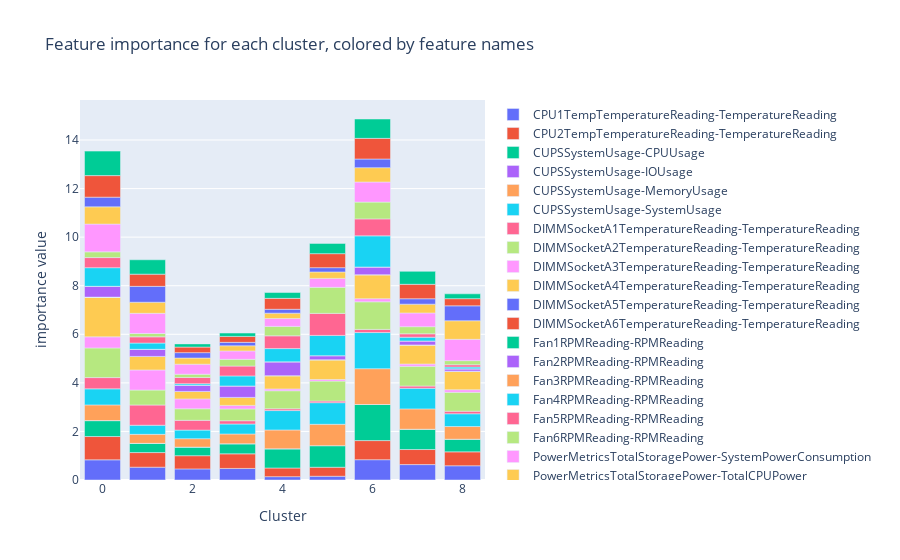

The notebook cell this image was saved under:
### Code cell
import plotly.graph_objects as go

x = list(range(len_cluster))

fig = go.Figure()
for i in range(shap_importance.shape[0]):
    fig.add_trace(go.Bar(x=x, y=shap_importance.iloc[i, 1:], name=shap_importance.iloc[i, 0]))


fig.update_layout(barmode='relative', title_text='Feature importance for each cluster, colored by feature names',   
        yaxis=dict(
        title='importance value',
    ),   xaxis=dict(
        title='Cluster',
    ))
fig.show()

### Figure 1 — Plotly figure (JSON) as saved in the notebook; plotly's stock layout.template omitted (floating-point values rounded to 4 significant figures)
{"data": [{"name": "CPU1TempTemperatureReading-TemperatureReading", "type": "bar", "x": [0, 1, 2, 3, 4, 5, 6, 7, 8], "y": [0.8309, 0.5278, 0.457, 0.4759, 0.137, 0.1545, 0.8358, 0.6345, 0.5856]}, {"name": "CPU2TempTemperatureReading-TemperatureReading", "type": "bar", "x": [0, 1, 2, 3, 4, 5, 6, 7, 8], "y": [0.9593, 0.6017, 0.5442, 0.6016, 0.3569, 0.371, 0.7868, 0.62, 0.5735]}, {"name": "CUPSSystemUsage-CPUUsage", "type": "bar", "x": [0, 1, 2, 3, 4, 5, 6, 7, 8], "y": [0.6567, 0.3798, 0.3527, 0.4151, 0.7914, 0.8894, 1.486, 0.8361, 0.5214]}, {"name": "CUPSSystemUsage-IOUsage", "type": "bar", "x": [0, 1, 2, 3, 4, 5, 6, 7, 8], "y": [0, 0, 0, 0, 0, 0, 0, 0, 0]}, {"name": "CUPSSystemUsage-MemoryUsage", "type": "bar", "x": [0, 1, 2, 3, 4, 5, 6, 7, 8], "y": [0.6448, 0.3704, 0.3476, 0.402, 0.7752, 0.8783, 1.474, 0.8379, 0.5214]}, {"name": "CUPSSystemUsage-SystemUsage", "type": "bar", "x": [0, 1, 2, 3, 4, 5, 6, 7, 8], "y": [0.6626, 0.3752, 0.3527, 0.4111, 0.7985, 0.8914, 1.488, 0.8478, 0.5254]}, {"name": "DIMMSocketA1TemperatureReading-TemperatureReading", "type": "bar", "x": [0, 1, 2, 3, 4, 5, 6, 7, 8], "y": [0.463, 0.8334, 0.4022, 0.1342, 0.07264, 0.0659, 0.1301, 0.09274, 0.1062]}, {"name": "DIMMSocketA2TemperatureReading-TemperatureReading", "type": "bar", "x": [0, 1, 2, 3, 4, 5, 6, 7, 8], "y": [1.22, 0.6158, 0.477, 0.4867, 0.7446, 0.8225, 1.136, 0.812, 0.7773]}, {"name": "DIMMSocketA3TemperatureReading-TemperatureReading", "type": "bar", "x": [0, 1, 2, 3, 4, 5, 6, 7, 8], "y": [0.4582, 0.8276, 0.4062, 0.1458, 0.07357, 0.06589, 0.1292, 0.09544, 0.1065]}, {"name": "DIMMSocketA4TemperatureReading-TemperatureReading", "type": "bar", "x": [0, 1, 2, 3, 4, 5, 6, 7, 8], "y": [1.636, 0.5578, 0.3085, 0.3294, 0.5477, 0.8151, 0.9884, 0.7867, 0.765]}, {"name": "DIMMSocketA5TemperatureReading-TemperatureReading", "type": "bar", "x": [0, 1, 2, 3, 4, 5, 6, 7, 8], "y": [0, 0, 0, 0, 0, 0, 0, 0, 0]}, {"name": "DIMMSocketA6TemperatureReading-TemperatureReading", "type": "bar", "x": [0, 1, 2, 3, 4, 5, 6, 7, 8], "y": [0, 0, 0, 0, 0, 0, 0, 0, 0]}, {"name": "Fan1RPMReading-RPMReading", "type": "bar", "x": [0, 1, 2, 3, 4, 5, 6, 7, 8], "y": [0, 0, 0, 0, 0, 0, 0, 0, 0]}, {"name": "Fan2RPMReading-RPMReading", "type": "bar", "x": [0, 1, 2, 3, 4, 5, 6, 7, 8], "y": [0.4445, 0.2925, 0.2542, 0.4702, 0.5683, 0.1652, 0.3158, 0.1619, 0.09412]}, {"name": "Fan3RPMReading-RPMReading", "type": "bar", "x": [0, 1, 2, 3, 4, 5, 6, 7, 8], "y": [0, 0, 0, 0, 0, 0, 0, 0, 0]}, {"name": "Fan4RPMReading-RPMReading", "type": "bar", "x": [0, 1, 2, 3, 4, 5, 6, 7, 8], "y": [0.7671, 0.2571, 0.06346, 0.4138, 0.5456, 0.8344, 1.283, 0.1546, 0.07535]}, {"name": "Fan5RPMReading-RPMReading", "type": "bar", "x": [0, 1, 2, 3, 4, 5, 6, 7, 8], "y": [0.4159, 0.2562, 0.2559, 0.4057, 0.525, 0.9069, 0.6985, 0.1396, 0.09434]}, {"name": "Fan6RPMReading-RPMReading", "type": "bar", "x": [0, 1, 2, 3, 4, 5, 6, 7, 8], "y": [0.2357, 0.1372, 0.1324, 0.278, 0.3877, 1.071, 0.6907, 0.2942, 0.1691]}, {"name": "PowerMetricsTotalStoragePower-SystemPowerConsumption", "type": "bar", "x": [0, 1, 2, 3, 4, 5, 6, 7, 8], "y": [1.144, 0.8313, 0.4142, 0.3461, 0.324, 0.3699, 0.8282, 0.5649, 0.8772]}, {"name": "PowerMetricsTotalStoragePower-TotalCPUPower", "type": "bar", "x": [0, 1, 2, 3, 4, 5, 6, 7, 8], "y": [0.7092, 0.4567, 0.2539, 0.2115, 0.222, 0.2655, 0.5912, 0.3622, 0.7652]}, {"name": "PowerMetricsTotalStoragePower-TotalMemoryPower", "type": "bar", "x": [0, 1, 2, 3, 4, 5, 6, 7, 8], "y": [0.399, 0.6538, 0.2226, 0.1413, 0.1598, 0.1757, 0.3554, 0.2225, 0.6145]}, {"name": "ThermalTotalPSUHeatDissipation-PowerToCoolRatio", "type": "bar", "x": [0, 1, 2, 3, 4, 5, 6, 7, 8], "y": [0.8879, 0.5018, 0.2282, 0.2439, 0.4494, 0.5773, 0.8503, 0.5944, 0.2944]}, {"name": "ThermalTotalPSUHeatDissipation-SysAirflowPerSysInputPower", "type": "bar", "x": [0, 1, 2, 3, 4, 5, 6, 7, 8], "y": [1.008, 0.5925, 0.1315, 0.1386, 0.2405, 0.423, 0.7975, 0.5351, 0.1999]}], "layout": {"barmode": "relative", "title": {"text": "Feature importance for each cluster, colored by feature names"}, "xaxis": {"title": {"text": "Cluster"}}, "yaxis": {"title": {"text": "importance value"}}}}
